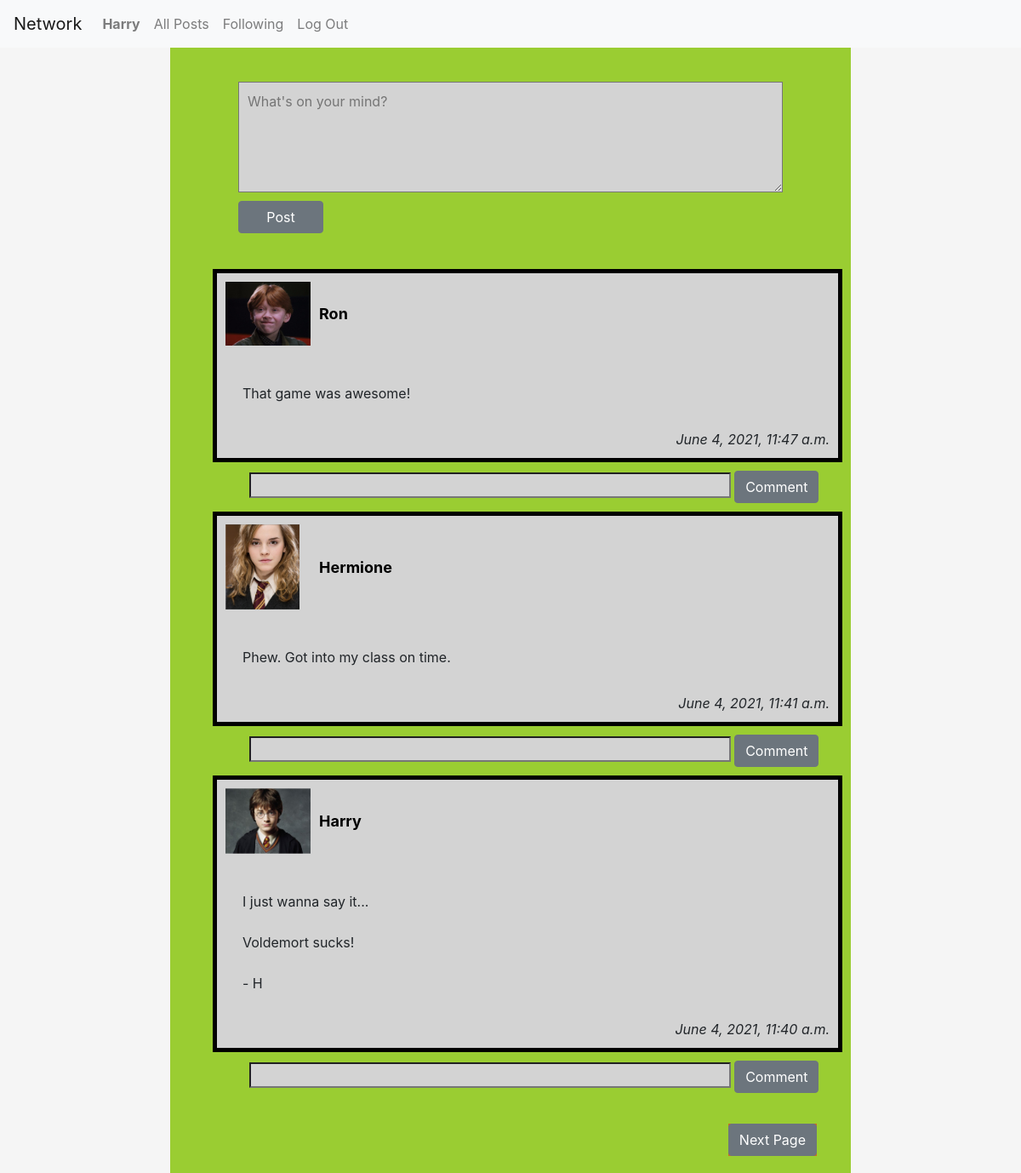
/ (signed in), run on the app's committed database.
### network/models.py (models this page shows, shortened)
class User(AbstractUser):
    id = models.AutoField(primary_key=True)
    photo = models.ImageField(upload_to="network/static/network/photos", blank=True)
    def getStaticURL(self):
        try:
            url = self.photo.url
            url_split = url.split("static")
            url_static = "/static" + url_split[-1]
            return url_static
        except:
            return False

class Post(models.Model):
    id = models.AutoField(primary_key=True)
    user = models.ForeignKey(User, on_delete=models.CASCADE, blank=False)
    content = models.CharField(max_length=280, blank=False)
    time = models.DateTimeField(auto_now_add=True)

### network/views.py (the view, shortened to what this page needs)
# urls.py: path("", views.index, name="index"),
def index(request, feed=Feed()):
    if request.method == "GET":
        user_viewing_own_profile = False
        profile_user = None
        try:
            if feed.getFeed() == "ALL_POSTS":
                posts = Post.objects.all().order_by('-id')
            elif feed.getFeed() == "FOLLOWING" and request.user.is_authenticated:
                posts = getFollowedPosts(request.user.id).order_by('-id')
            elif feed.getFeed() == "PROFILE":
                profile_user = User.objects.get(pk=feed.getUserID())
                posts = getUsersPosts(profile_user.pk).order_by('-id')
        except:
            return HttpResponse("User could not be found!", status=404)
        posts_paginated = Paginator(posts, 3)
        page_num = request.GET.get("page", 1)
        page = posts_paginated.page(page_num)
        comments = Comment.objects.all()
        comment_form = PostCommentForm()
        new_post_form = MakeNewPostForm()
        return render(request, "network/index.html", {
            "page": page,
            "comments": comments,
            "comment_form": comment_form,
            "new_post_form": new_post_form,
            "feed_to_show": feed.getFeed(),
            "profile_user": profile_user
        })

### network/views.py
class PostCommentForm(forms.Form):
    content = forms.CharField(label=False)
    post_id = forms.CharField(widget=forms.HiddenInput())
    page = forms.CharField(widget=forms.HiddenInput())

class MakeNewPostForm(forms.Form):
    content = forms.CharField(widget=forms.Textarea(attrs={"placeholder":"What's on your mind?"}), label=False)

### network/util.py (called while the page is built)
    def getFeed(self):
        try:
            return self.feed.name
        except:
            return ""

### network/templates/network/index.html (shortened to what this page needs)
{% extends "network/layout.html" %}
{% load static %}
{% block body %}
    <div id="page-div">
        <div id="right-side-div">
            <div id="centre-div">
                {% if user.is_authenticated and user.id == profile_user.id or user.is_authenticated and profile_user == None %}
                <div id="new-post-div">
                <form action="{% url 'network:makeNewPost' %}" method="post">
                    {{ new_post_form }}
                    <button class="btn btn-secondary" type="submit">Post</button>
                </form>
                </div>
                {% endif %}
                <div id="feed-div">
                    <ul>
                        {% for post in page %}
                        <article>
                            <div class="post-and-comments">
                                <div class="post-main">
                                    <div class="post-top" data-post-user-id="{{ post.user.id }}">
                                        <div class="post-image">
                                            <img src="{{ post.user.getStaticURL }}" alt="image">
                                        </div>
                                        <div class="post-username">
                                            <a href="{% url 'network:profileView' post.user.id %}">{{ post.user.username }}</a>
                                        </div>
                                        <div class="post-extra-buttons">
                                        </div>
                                    </div>
                                    <div class="post-content">
                                        {{ post.content }}
                                    </div>
                                    <div class="post-bottom" data-post-id="{{ post.id }}">
                                        <div class="timestamp">
                                            {{ post.time }}
                                        </div>
                                    </div>
                                </div>
                                {% if user.is_authenticated %}
                                <div class="post-add-comment">
                                    <form action="{% url 'network:index' %}" method="post">
                                        {{ comment_form }}
                                        <input type="Submit" class="btn btn-secondary" value="Comment">
                                    </form>
                                </div>
                                {% endif %}
                            </div>
                        </article>
                        {% endfor %}
                    </ul>
                </div>
                <div class="page-bottom-div">
                    <div id="next-page-div">
                        {% if page.has_next %}
                        <form action="{% url 'network:index' %}" method="GET">
                            <input type="submit" class="btn btn-secondary" value="Next Page">
                        </form>
                        {% endif %}
                    </div>
                </div>
            </div>
        </div>
    </div>
{% endblock %}

### network/templates/network/layout.html (shortened to what this page needs)
{% load static %}
<!DOCTYPE html>
<html lang="en">
    <head>
        <link rel="stylesheet" href="https://stackpath.bootstrapcdn.com/bootstrap/4.4.1/css/bootstrap.min.css">
        <link href="{% static 'network/styles.css' %}" rel="stylesheet">
    </head>
    <body>
        <nav class="navbar navbar-expand-lg navbar-light bg-light">
            <a class="navbar-brand" href="#">Network</a>
            <div>
              <ul class="navbar-nav mr-auto">
                {% if user.is_authenticated %}
                    <li class="nav-item">
                        <a class="nav-link" href="{% url 'network:profileView' user.id %}"><strong>{{ user.username }}</strong></a>
                    </li>
                {% endif %}
                <li class="nav-item">
                  <a class="nav-link" href="{% url 'network:index' %}">All Posts</a>
                </li>
                {% if user.is_authenticated %}
                    <li class="nav-item">
                        <a class="nav-link" href="{% url 'network:followingFeed' %}">Following</a>
                    </li>
                    <li class="nav-item">
                        <a class="nav-link" href="{% url 'network:logout' %}">Log Out</a>
                    </li>
                {% endif %}
              </ul>
            </div>
          </nav>
        <div class="body">
            {% block body %}
            {% endblock %}
        </div>
    </body>
</html>

### network/static/network/styles.css (style rules this page uses)
#page-div { background-color: whitesmoke; display: flex; min-height: 100vh; }
#right-side-div { margin-inline: 10%; min-width: 800px; background-color: yellowgreen; margin-left: auto; margin-right: auto; animation: on-change; animation-duration: 1s; }
#new-post-div { background-color: yellowgreen; height: 250px; }
#new-post-div textarea { display: block; position: relative; margin-left: auto; margin-right: auto; top: 40px; width: 80%; height: 130px; padding: 10px; background-color: lightgray; }
#new-post-div button { position: relative; margin-left: 10%; bottom: -50px; width: 100px; }
#feed-div { background-color: yellowgreen; }
.post-and-comments { animation: hide-div; animation-play-state: paused; animation-duration: 1500ms; }
.post-main { border-style: solid; border-width: 5px; border-color: black; margin: 10px; padding: 10px; overflow: hidden; background-color: lightgray; }
article img { max-height: 100px; max-width: 100px; }
.post-top { display: grid; grid-template-columns: 100px 300px auto; height: fit-content; }
.post-username { font-weight: bold; font-size: large; margin-top: auto; margin-bottom: auto; margin-left: 10px; }
.post-username > * { color: black; }
.post-bottom .timestamp { font-style: italic; float: right; }
.post-content { margin: 20px; white-space: pre-line; margin-bottom: 30px; }
.page-bottom-div { overflow: hidden; margin-left: 50px; margin-right: 20px; }
.page-bottom-div #next-page-div { margin: 20px; float: right; background-color: chocolate; }
.post-add-comment { background-color: yellowgreen; margin-left: 7%; }
.post-add-comment input[type=text] { width: 80%; background-color: lightgray; }

### data on the page
User: username "Harry"
Post: user.getStaticURL (picture), user.username "Ron", content "That game was awesome!", time "June 4, 2021, 11:47 a.m."
Post: user.getStaticURL (picture), user.username "Hermione", content "Phew. Got into my class on time.", time "June 4, 2021, 11:41 a.m."
Post: user.getStaticURL (picture), user.username "Harry", content "I just wanna say it... Voldemort sucks! - H", time "June 4, 2021, 11:40 a.m."
